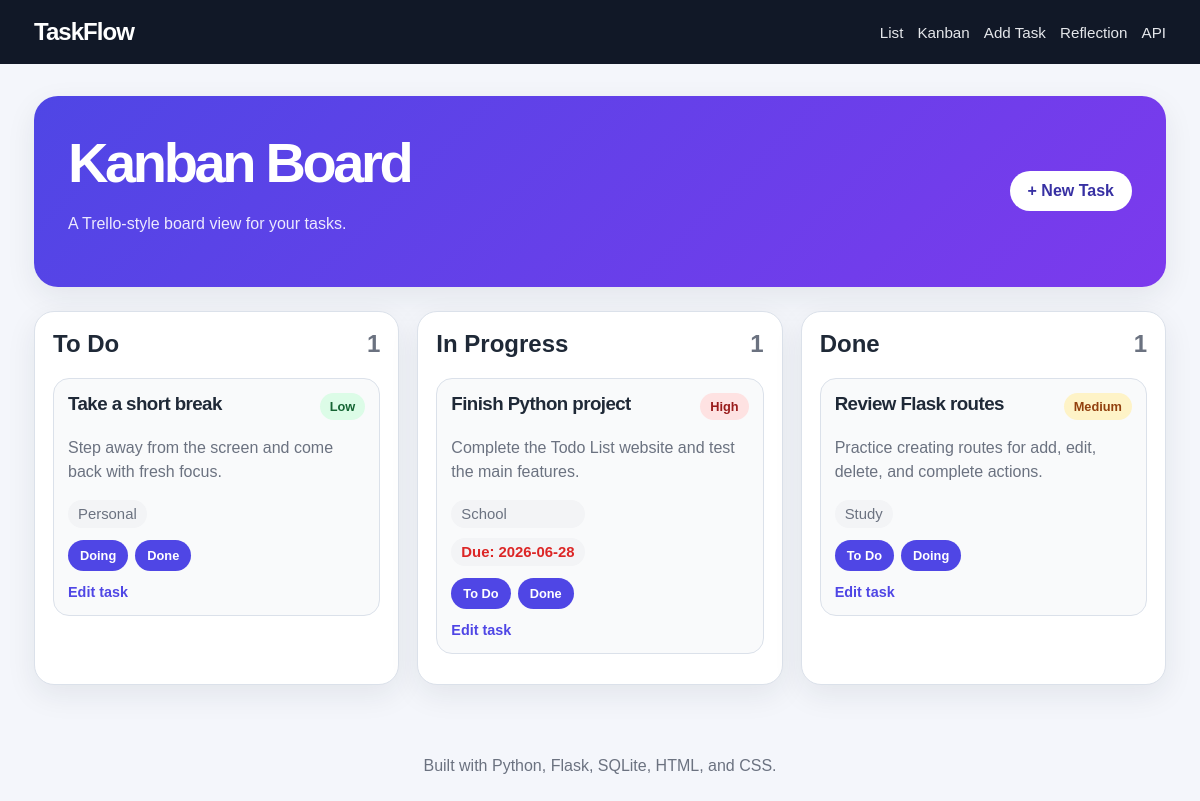
Page /kanban on the committed database.
### tables this page shows
CREATE TABLE tasks (
            id INTEGER PRIMARY KEY AUTOINCREMENT,
            title TEXT NOT NULL,
            description TEXT,
            category TEXT DEFAULT 'General',
            priority TEXT DEFAULT 'Medium',
            status TEXT DEFAULT 'todo',
            due_date TEXT,
            created_at TEXT NOT NULL,
            completed_at TEXT
        );

### app.py (the view)
@app.route("/kanban")
def kanban():
    connection = get_db_connection()
    todo_tasks = connection.execute("SELECT * FROM tasks WHERE status = 'todo' ORDER BY id DESC").fetchall()
    doing_tasks = connection.execute("SELECT * FROM tasks WHERE status = 'doing' ORDER BY id DESC").fetchall()
    done_tasks = connection.execute("SELECT * FROM tasks WHERE status = 'done' ORDER BY completed_at DESC, id DESC").fetchall()
    connection.close()
    return render_template(
        "kanban.html",
        columns=[
            ("To Do", "todo", todo_tasks),
            ("In Progress", "doing", doing_tasks),
            ("Done", "done", done_tasks),
        ],
        today=date.today().isoformat(),
    )

### app.py (called while the page is built)
def get_db_connection():
    connection = sqlite3.connect(DATABASE)
    connection.row_factory = sqlite3.Row
    return connection

### templates/kanban.html (shortened to what this page needs)
{% extends "base.html" %}
{% block content %}
<section class="page-heading split-heading">
    <div>
        <h1>Kanban Board</h1>
        <p>A Trello-style board view for your tasks.</p>
    </div>
    <a class="primary-button" href="{{ url_for('add_task') }}">+ New Task</a>
</section>
<section class="kanban-board">
    {% for column_title, status_code, tasks in columns %}
        <div class="kanban-column">
            <h2>{{ column_title }} <span>{{ tasks|length }}</span></h2>
            {% for task in tasks %}
                <article class="kanban-card">
                    <div class="task-top-line">
                        <h3>{{ task.title }}</h3>
                        <span class="badge priority-{{ task.priority|lower }}">{{ task.priority }}</span>
                    </div>
                    {% if task.description %}
                        <p>{{ task.description }}</p>
                    {% endif %}
                    <div class="task-meta stacked">
                        <span>{{ task.category }}</span>
                        {% if task.due_date %}
                            <span class="{% if task.due_date < today and task.status != 'done' %}overdue{% endif %}">Due: {{ task.due_date }}</span>
                        {% endif %}
                    </div>
                    <div class="move-actions">
                        {% if status_code != 'todo' %}
                            <form method="post" action="{{ url_for('move_task', task_id=task.id, status='todo') }}"><button type="submit">To Do</button></form>
                        {% endif %}
                        {% if status_code != 'doing' %}
                            <form method="post" action="{{ url_for('move_task', task_id=task.id, status='doing') }}"><button type="submit">Doing</button></form>
                        {% endif %}
                        {% if status_code != 'done' %}
                            <form method="post" action="{{ url_for('move_task', task_id=task.id, status='done') }}"><button type="submit">Done</button></form>
                        {% endif %}
                    </div>
                    <a class="edit-link" href="{{ url_for('edit_task', task_id=task.id) }}">Edit task</a>
                </article>
            {% else %}
                <div class="empty-column">No tasks here yet.</div>
            {% endfor %}
        </div>
    {% endfor %}
</section>
{% endblock %}

### static/css/styles.css (style rules this page uses)
:root { --bg: #f4f6fb; --card: #ffffff; --text: #1f2937; --muted: #6b7280; --border: #dbe1ea; --primary: #4f46e5; --primary-dark: #3730a3; --danger: #dc2626; --success: #15803d; --warning: #b45309; --shadow: 0 10px 30px rgba(31, 41, 55, 0.08); }
* { box-sizing: border-box; }
body { margin: 0; font-family: Arial, Helvetica, sans-serif; background: var(--bg); color: var(--text); }
a { color: inherit; text-decoration: none; }
button, input, select, textarea { font: inherit; }
.hero, .page-heading, .split-heading { background: linear-gradient(135deg, #4f46e5, #7c3aed); color: white; border-radius: 24px; padding: 34px; box-shadow: var(--shadow); margin-bottom: 24px; }
.hero, .split-heading { display: flex; justify-content: space-between; align-items: center; gap: 24px; }
.hero h1, .page-heading h1 { margin: 0; font-size: clamp(2rem, 5vw, 3.5rem); letter-spacing: -0.06em; }
.hero-text, .page-heading p { color: #ede9fe; max-width: 640px; line-height: 1.6; }
.primary-button, .secondary-button, .small-button, .filter-form button, .move-actions button { border: 0; border-radius: 999px; padding: 11px 18px; cursor: pointer; font-weight: bold; display: inline-flex; align-items: center; justify-content: center; transition: 0.2s ease; }
.primary-button { background: white; color: var(--primary-dark); white-space: nowrap; }
.small-button, .filter-form button, .move-actions button { background: var(--primary); color: white; font-size: 0.9rem; }
.stat-card, .panel, .task-card, .reflection-card, .kanban-column { background: var(--card); border: 1px solid var(--border); border-radius: 20px; box-shadow: var(--shadow); }
.task-top-line { display: flex; justify-content: space-between; gap: 12px; align-items: flex-start; }
.task-top-line h2, .task-top-line h3 { margin: 0; letter-spacing: -0.03em; }
.task-meta { display: flex; gap: 10px; flex-wrap: wrap; color: var(--muted); font-size: 0.93rem; }
.task-meta span { background: #f3f4f6; padding: 6px 10px; border-radius: 999px; }
.badge { border-radius: 999px; padding: 6px 10px; font-size: 0.8rem; font-weight: bold; white-space: nowrap; }
.priority-low { background: #dcfce7; color: #166534; }
.priority-medium { background: #fef3c7; color: #92400e; }
.priority-high { background: #fee2e2; color: #991b1b; }
.overdue { color: var(--danger) !important; font-weight: bold; }
.kanban-board { display: grid; grid-template-columns: repeat(3, minmax(0, 1fr)); gap: 18px; }
.kanban-column { padding: 18px; min-height: 360px; }
.kanban-column h2 { margin-top: 0; display: flex; justify-content: space-between; }
.kanban-column h2 span { color: var(--muted); }
.kanban-card { background: #f9fafb; border: 1px solid var(--border); border-radius: 16px; padding: 14px; margin-bottom: 12px; }
.kanban-card p { color: var(--muted); line-height: 1.5; }
.stacked { display: grid; justify-content: start; }
.move-actions { display: flex; flex-wrap: wrap; gap: 7px; margin: 12px 0; }
.move-actions button { padding: 8px 12px; font-size: 0.8rem; }
.edit-link { color: var(--primary); font-weight: bold; font-size: 0.9rem; }

### rows in the picture
tasks: title "Take a short break", priority "Low", description "Step away from the screen and come back with fresh focus.", category "Personal"
tasks: title "Finish Python project", priority "High", description "Complete the Todo List website and test the main features.", category "School", due_date "2026-06-28"
tasks: title "Review Flask routes", priority "Medium", description "Practice creating routes for add, edit, delete, and complete actions.", category "Study"

### other values in the picture
{{ column_title }} "To Do" "In Progress" "Done"
{{ tasks|length }} "1" "1" "1"
